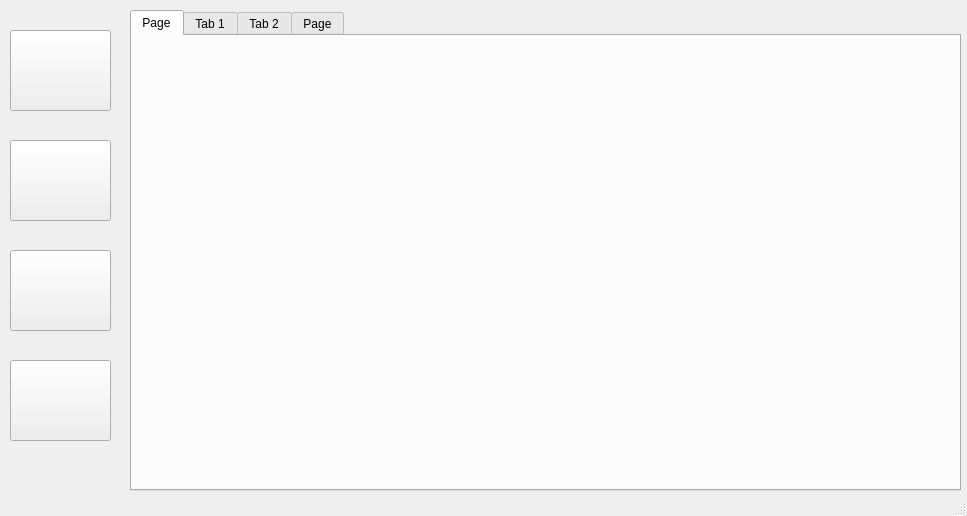
<?xml version="1.0" encoding="UTF-8"?>
<ui version="4.0">
 <class>MainWindow</class>
 <widget class="QMainWindow" name="MainWindow">
  <property name="geometry">
   <rect>
    <x>0</x>
    <y>0</y>
    <width>967</width>
    <height>516</height>
   </rect>
  </property>
  <property name="windowTitle">
   <string>MainWindow</string>
  </property>
  <widget class="QWidget" name="centralwidget">
   <widget class="QTabWidget" name="tabWidget">
    <property name="geometry">
     <rect>
      <x>130</x>
      <y>10</y>
      <width>831</width>
      <height>481</height>
     </rect>
    </property>
    <property name="currentIndex">
     <number>0</number>
    </property>
    <widget class="QWidget" name="tab_5">
     <attribute name="title">
      <string>Page</string>
     </attribute>
    </widget>
    <widget class="QWidget" name="tab">
     <attribute name="title">
      <string>Tab 1</string>
     </attribute>
     <widget class="QPushButton" name="pushButton">
      <property name="geometry">
       <rect>
        <x>290</x>
        <y>230</y>
        <width>161</width>
        <height>41</height>
       </rect>
      </property>
      <property name="font">
       <font>
        <family>CaskaydiaCove Nerd Font Mono</family>
        <pointsize>13</pointsize>
       </font>
      </property>
      <property name="text">
       <string>Download</string>
      </property>
     </widget>
     <widget class="QLineEdit" name="lineEdit">
      <property name="geometry">
       <rect>
        <x>80</x>
        <y>40</y>
        <width>581</width>
        <height>41</height>
       </rect>
      </property>
      <property name="font">
       <font>
        <family>CaskaydiaCove Nerd Font Mono</family>
        <pointsize>14</pointsize>
        <kerning>true</kerning>
       </font>
      </property>
      <property name="inputMask">
       <string/>
      </property>
      <property name="cursorPosition">
       <number>0</number>
      </property>
      <property name="placeholderText">
       <string>Enter File Link</string>
      </property>
     </widget>
     <widget class="QLineEdit" name="lineEdit_2">
      <property name="geometry">
       <rect>
        <x>80</x>
        <y>99</y>
        <width>531</width>
        <height>41</height>
       </rect>
      </property>
      <property name="font">
       <font>
        <family>CaskaydiaCove Nerd Font Mono</family>
        <pointsize>14</pointsize>
       </font>
      </property>
      <property name="placeholderText">
       <string>Choose Save Location</string>
      </property>
     </widget>
     <widget class="QPushButton" name="pushButton_2">
      <property name="geometry">
       <rect>
        <x>620</x>
        <y>100</y>
        <width>41</width>
        <height>41</height>
       </rect>
      </property>
      <property name="text">
       <string/>
      </property>
      <property name="icon">
       <iconset resource="pic.qrc">
        <normaloff>:/icons/save_icon.png</normaloff>:/icons/save_icon.png</iconset>
      </property>
      <property name="iconSize">
       <size>
        <width>30</width>
        <height>30</height>
       </size>
      </property>
     </widget>
     <widget class="QProgressBar" name="progressBar">
      <property name="geometry">
       <rect>
        <x>80</x>
        <y>160</y>
        <width>566</width>
        <height>23</height>
       </rect>
      </property>
      <property name="font">
       <font>
        <family>CaskaydiaCove Nerd Font Mono</family>
        <pointsize>10</pointsize>
       </font>
      </property>
      <property name="value">
       <number>0</number>
      </property>
     </widget>
    </widget>
    <widget class="QWidget" name="tab_2">
     <attribute name="title">
      <string>Tab 2</string>
     </attribute>
     <widget class="QTabWidget" name="tabWidget_2">
      <property name="geometry">
       <rect>
        <x>0</x>
        <y>0</y>
        <width>738</width>
        <height>327</height>
       </rect>
      </property>
      <property name="currentIndex">
       <number>0</number>
      </property>
      <widget class="QWidget" name="tab_3">
       <attribute name="title">
        <string>Video</string>
       </attribute>
       <widget class="QLineEdit" name="lineEdit_3">
        <property name="geometry">
         <rect>
          <x>70</x>
          <y>30</y>
          <width>531</width>
          <height>41</height>
         </rect>
        </property>
        <property name="font">
         <font>
          <family>CaskaydiaCove Nerd Font Mono</family>
          <pointsize>14</pointsize>
         </font>
        </property>
        <property name="inputMask">
         <string/>
        </property>
        <property name="cursorPosition">
         <number>0</number>
        </property>
        <property name="placeholderText">
         <string>Enter Video Link</string>
        </property>
       </widget>
       <widget class="QLineEdit" name="lineEdit_4">
        <property name="geometry">
         <rect>
          <x>70</x>
          <y>90</y>
          <width>531</width>
          <height>41</height>
         </rect>
        </property>
        <property name="font">
         <font>
          <family>CaskaydiaCove Nerd Font Mono</family>
          <pointsize>14</pointsize>
         </font>
        </property>
        <property name="placeholderText">
         <string>Choose Save Location</string>
        </property>
       </widget>
       <widget class="QPushButton" name="pushButton_3">
        <property name="geometry">
         <rect>
          <x>610</x>
          <y>90</y>
          <width>41</width>
          <height>41</height>
         </rect>
        </property>
        <property name="text">
         <string/>
        </property>
        <property name="icon">
         <iconset resource="pic.qrc">
          <normaloff>:/icons/save_icon.png</normaloff>:/icons/save_icon.png</iconset>
        </property>
        <property name="iconSize">
         <size>
          <width>30</width>
          <height>30</height>
         </size>
        </property>
       </widget>
       <widget class="QProgressBar" name="progressBar_2">
        <property name="geometry">
         <rect>
          <x>70</x>
          <y>180</y>
          <width>568</width>
          <height>23</height>
         </rect>
        </property>
        <property name="font">
         <font>
          <family>CaskaydiaCove Nerd Font Mono</family>
          <pointsize>10</pointsize>
         </font>
        </property>
        <property name="value">
         <number>0</number>
        </property>
       </widget>
       <widget class="QPushButton" name="pushButton_4">
        <property name="geometry">
         <rect>
          <x>280</x>
          <y>240</y>
          <width>161</width>
          <height>41</height>
         </rect>
        </property>
        <property name="font">
         <font>
          <family>CaskaydiaCove Nerd Font Mono</family>
          <pointsize>13</pointsize>
         </font>
        </property>
        <property name="text">
         <string>Download</string>
        </property>
       </widget>
       <widget class="QLabel" name="label">
        <property name="geometry">
         <rect>
          <x>260</x>
          <y>142</y>
          <width>61</width>
          <height>31</height>
         </rect>
        </property>
        <property name="font">
         <font>
          <family>CaskaydiaCove Nerd Font Mono</family>
          <pointsize>10</pointsize>
         </font>
        </property>
        <property name="text">
         <string>Quality </string>
        </property>
       </widget>
       <widget class="QComboBox" name="comboBox">
        <property name="geometry">
         <rect>
          <x>330</x>
          <y>148</y>
          <width>271</width>
          <height>22</height>
         </rect>
        </property>
       </widget>
       <widget class="QPushButton" name="pushButton_5">
        <property name="geometry">
         <rect>
          <x>610</x>
          <y>30</y>
          <width>41</width>
          <height>41</height>
         </rect>
        </property>
        <property name="text">
         <string/>
        </property>
        <property name="icon">
         <iconset resource="pic.qrc">
          <normaloff>:/icons/check_icon.png</normaloff>:/icons/check_icon.png</iconset>
        </property>
        <property name="iconSize">
         <size>
          <width>30</width>
          <height>30</height>
         </size>
        </property>
       </widget>
       <widget class="QLabel" name="label_5">
        <property name="geometry">
         <rect>
          <x>40</x>
          <y>240</y>
          <width>141</width>
          <height>51</height>
         </rect>
        </property>
        <property name="text">
         <string/>
        </property>
       </widget>
      </widget>
      <widget class="QWidget" name="tab_4">
       <attribute name="title">
        <string>Playlist</string>
       </attribute>
       <widget class="QLineEdit" name="lineEdit_5">
        <property name="geometry">
         <rect>
          <x>70</x>
          <y>10</y>
          <width>531</width>
          <height>41</height>
         </rect>
        </property>
        <property name="font">
         <font>
          <family>CaskaydiaCove Nerd Font Mono</family>
          <pointsize>14</pointsize>
         </font>
        </property>
        <property name="inputMask">
         <string/>
        </property>
        <property name="cursorPosition">
         <number>0</number>
        </property>
        <property name="placeholderText">
         <string>Enter Playlist Link</string>
        </property>
       </widget>
       <widget class="QLineEdit" name="lineEdit_6">
        <property name="geometry">
         <rect>
          <x>70</x>
          <y>60</y>
          <width>531</width>
          <height>41</height>
         </rect>
        </property>
        <property name="font">
         <font>
          <family>CaskaydiaCove Nerd Font Mono</family>
          <pointsize>14</pointsize>
         </font>
        </property>
        <property name="placeholderText">
         <string>Choose Save Location</string>
        </property>
       </widget>
       <widget class="QPushButton" name="pushButton_6">
        <property name="geometry">
         <rect>
          <x>610</x>
          <y>60</y>
          <width>41</width>
          <height>41</height>
         </rect>
        </property>
        <property name="text">
         <string/>
        </property>
        <property name="icon">
         <iconset resource="pic.qrc">
          <normaloff>:/icons/save_icon.png</normaloff>:/icons/save_icon.png</iconset>
        </property>
        <property name="iconSize">
         <size>
          <width>30</width>
          <height>30</height>
         </size>
        </property>
       </widget>
       <widget class="QProgressBar" name="progressBar_3">
        <property name="geometry">
         <rect>
          <x>70</x>
          <y>210</y>
          <width>566</width>
          <height>23</height>
         </rect>
        </property>
        <property name="font">
         <font>
          <family>CaskaydiaCove Nerd Font Mono</family>
          <pointsize>10</pointsize>
         </font>
        </property>
        <property name="value">
         <number>0</number>
        </property>
       </widget>
       <widget class="QLabel" name="label_2">
        <property name="geometry">
         <rect>
          <x>72</x>
          <y>120</y>
          <width>61</width>
          <height>20</height>
         </rect>
        </property>
        <property name="font">
         <font>
          <family>CaskaydiaCove Nerd Font Mono</family>
          <pointsize>10</pointsize>
         </font>
        </property>
        <property name="text">
         <string>Quality </string>
        </property>
       </widget>
       <widget class="QComboBox" name="comboBox_2">
        <property name="geometry">
         <rect>
          <x>140</x>
          <y>120</y>
          <width>271</width>
          <height>22</height>
         </rect>
        </property>
        <item>
         <property name="text">
          <string>1080</string>
         </property>
        </item>
        <item>
         <property name="text">
          <string>720</string>
         </property>
        </item>
        <item>
         <property name="text">
          <string>480</string>
         </property>
        </item>
        <item>
         <property name="text">
          <string>360</string>
         </property>
        </item>
       </widget>
       <widget class="QPushButton" name="pushButton_7">
        <property name="geometry">
         <rect>
          <x>290</x>
          <y>250</y>
          <width>161</width>
          <height>41</height>
         </rect>
        </property>
        <property name="font">
         <font>
          <family>CaskaydiaCove Nerd Font Mono</family>
          <pointsize>13</pointsize>
         </font>
        </property>
        <property name="text">
         <string>Download</string>
        </property>
       </widget>
       <widget class="QLabel" name="label_3">
        <property name="geometry">
         <rect>
          <x>72</x>
          <y>170</y>
          <width>121</width>
          <height>16</height>
         </rect>
        </property>
        <property name="font">
         <font>
          <family>CaskaydiaCove Nerd Font Mono</family>
          <pointsize>10</pointsize>
         </font>
        </property>
        <property name="text">
         <string>Current Video:</string>
        </property>
       </widget>
       <widget class="QLabel" name="label_4">
        <property name="geometry">
         <rect>
          <x>290</x>
          <y>170</y>
          <width>191</width>
          <height>16</height>
         </rect>
        </property>
        <property name="font">
         <font>
          <family>CaskaydiaCove Nerd Font Mono</family>
          <pointsize>10</pointsize>
         </font>
        </property>
        <property name="text">
         <string>The Full Playlist Video: </string>
        </property>
       </widget>
       <widget class="QLCDNumber" name="lcdNumber">
        <property name="geometry">
         <rect>
          <x>190</x>
          <y>168</y>
          <width>64</width>
          <height>23</height>
         </rect>
        </property>
        <property name="font">
         <font>
          <family>CaskaydiaCove Nerd Font Mono</family>
         </font>
        </property>
        <property name="styleSheet">
         <string notr="true">color: rgb(0, 0, 0);</string>
        </property>
       </widget>
       <widget class="QLCDNumber" name="lcdNumber_2">
        <property name="geometry">
         <rect>
          <x>490</x>
          <y>168</y>
          <width>64</width>
          <height>23</height>
         </rect>
        </property>
        <property name="font">
         <font>
          <family>CaskaydiaCove Nerd Font Mono</family>
         </font>
        </property>
        <property name="styleSheet">
         <string notr="true">color: rgb(0, 0, 0);</string>
        </property>
       </widget>
       <widget class="QLabel" name="label_6">
        <property name="geometry">
         <rect>
          <x>30</x>
          <y>245</y>
          <width>131</width>
          <height>31</height>
         </rect>
        </property>
        <property name="text">
         <string/>
        </property>
       </widget>
      </widget>
     </widget>
    </widget>
    <widget class="QWidget" name="tab_6">
     <attribute name="title">
      <string>Page</string>
     </attribute>
    </widget>
   </widget>
   <widget class="QPushButton" name="pushButton_8">
    <property name="geometry">
     <rect>
      <x>10</x>
      <y>30</y>
      <width>101</width>
      <height>81</height>
     </rect>
    </property>
    <property name="text">
     <string/>
    </property>
    <property name="icon">
     <iconset resource="pic.qrc">
      <normaloff>:/icons/home_icon.png</normaloff>:/icons/home_icon.png</iconset>
    </property>
    <property name="iconSize">
     <size>
      <width>60</width>
      <height>60</height>
     </size>
    </property>
   </widget>
   <widget class="QPushButton" name="pushButton_9">
    <property name="geometry">
     <rect>
      <x>10</x>
      <y>140</y>
      <width>101</width>
      <height>81</height>
     </rect>
    </property>
    <property name="text">
     <string/>
    </property>
    <property name="icon">
     <iconset resource="pic.qrc">
      <normaloff>:/icons/download_icon.png</normaloff>:/icons/download_icon.png</iconset>
    </property>
    <property name="iconSize">
     <size>
      <width>60</width>
      <height>60</height>
     </size>
    </property>
   </widget>
   <widget class="QPushButton" name="pushButton_10">
    <property name="geometry">
     <rect>
      <x>10</x>
      <y>250</y>
      <width>101</width>
      <height>81</height>
     </rect>
    </property>
    <property name="text">
     <string/>
    </property>
    <property name="icon">
     <iconset resource="pic.qrc">
      <normaloff>:/icons/yt_icon.png</normaloff>:/icons/yt_icon.png</iconset>
    </property>
    <property name="iconSize">
     <size>
      <width>60</width>
      <height>60</height>
     </size>
    </property>
   </widget>
   <widget class="QPushButton" name="pushButton_11">
    <property name="geometry">
     <rect>
      <x>10</x>
      <y>360</y>
      <width>101</width>
      <height>81</height>
     </rect>
    </property>
    <property name="text">
     <string/>
    </property>
    <property name="icon">
     <iconset resource="pic.qrc">
      <normaloff>:/icons/settings_icon.png</normaloff>:/icons/settings_icon.png</iconset>
    </property>
    <property name="iconSize">
     <size>
      <width>60</width>
      <height>60</height>
     </size>
    </property>
   </widget>
  </widget>
  <widget class="QMenuBar" name="menubar">
   <property name="geometry">
    <rect>
     <x>0</x>
     <y>0</y>
     <width>967</width>
     <height>21</height>
    </rect>
   </property>
  </widget>
  <widget class="QStatusBar" name="statusbar"/>
 </widget>
 <resources>
  <include location="pic.qrc"/>
 </resources>
 <connections/>
</ui>
